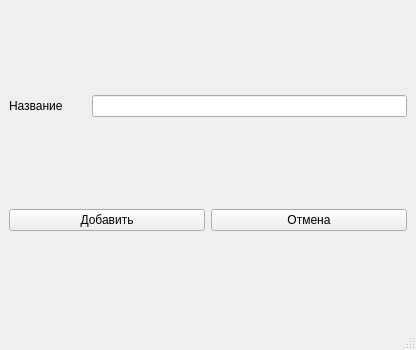
<?xml version="1.0" encoding="UTF-8"?>
<ui version="4.0">
 <class>MainWindow</class>
 <widget class="QMainWindow" name="MainWindow">
  <property name="geometry">
   <rect>
    <x>0</x>
    <y>0</y>
    <width>416</width>
    <height>350</height>
   </rect>
  </property>
  <property name="windowTitle">
   <string>MainWindow</string>
  </property>
  <widget class="QWidget" name="centralwidget">
   <layout class="QGridLayout" name="gridLayout_2">
    <item row="1" column="0">
     <widget class="QPushButton" name="accept">
      <property name="text">
       <string>Добавить</string>
      </property>
     </widget>
    </item>
    <item row="1" column="1">
     <widget class="QPushButton" name="cancel">
      <property name="text">
       <string>Отмена</string>
      </property>
     </widget>
    </item>
    <item row="0" column="0" colspan="2">
     <layout class="QGridLayout" name="gridLayout">
      <item row="0" column="1">
       <widget class="QLineEdit" name="lineEdit"/>
      </item>
      <item row="0" column="0">
       <widget class="QLabel" name="label">
        <property name="text">
         <string>Название       </string>
        </property>
       </widget>
      </item>
     </layout>
    </item>
   </layout>
  </widget>
  <widget class="QMenuBar" name="menubar">
   <property name="geometry">
    <rect>
     <x>0</x>
     <y>0</y>
     <width>416</width>
     <height>20</height>
    </rect>
   </property>
  </widget>
  <widget class="QStatusBar" name="statusbar"/>
 </widget>
 <resources/>
 <connections/>
</ui>
